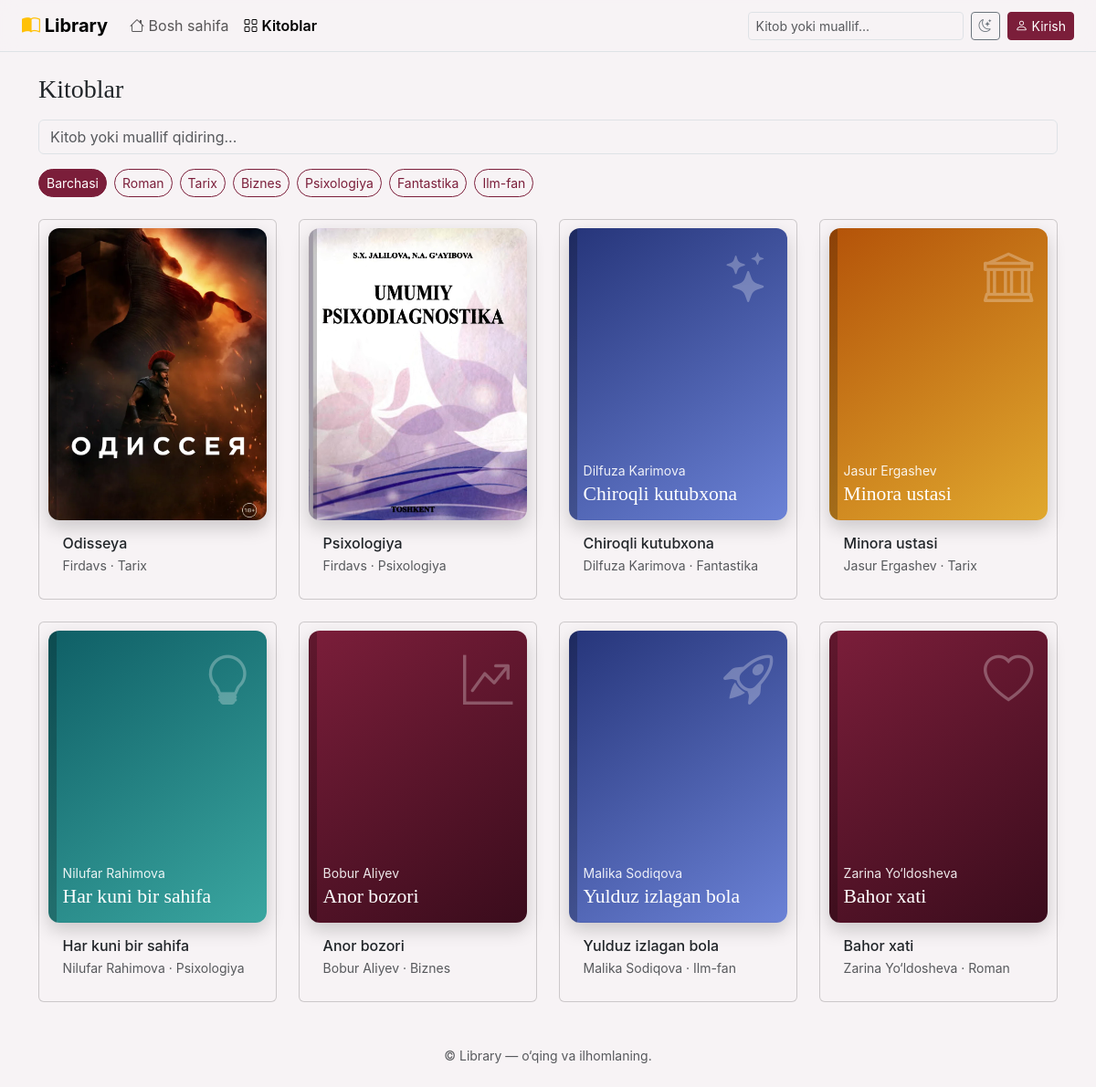
The page /books/ on the database its author committed.
### main/models.py (models this page shows, shortened)
class Genre(models.Model):
    slug = models.CharField(max_length=50, unique=True)
    name = models.CharField(max_length=100)
    ICONS = {'roman': 'bi-heart', 'tarix': 'bi-bank', 'biznes': 'bi-graph-up-arrow',
             'psixologiya': 'bi-lightbulb', 'fantastika': 'bi-stars', 'ilm': 'bi-rocket-takeoff'}
    @property
    def icon(self):
        return self.ICONS.get(self.slug, 'bi-book')

class Book(models.Model):
    title = models.CharField(max_length=200)
    author = models.CharField(max_length=150)
    genre = models.ForeignKey(Genre, on_delete=models.CASCADE, related_name='books')
    year = models.IntegerField(null=True, blank=True)
    pages = models.IntegerField(null=True, blank=True)
    rating = models.DecimalField(max_digits=2, decimal_places=1, default=0)
    description = models.TextField(blank=True)
    cover_color = models.SmallIntegerField(default=1)
    cover_url = models.URLField(max_length=500, blank=True)
    created_by = models.ForeignKey(User, on_delete=models.SET_NULL, null=True, blank=True)
    created_at = models.DateTimeField(auto_now_add=True)
    updated_at = models.DateTimeField(auto_now=True)
    cover_url = models.ImageField(upload_to='images/', blank=True)
    class Meta:
        ordering = ['-created_at']

### main/views.py (the view)
# urls.py: path('books/', views.books, name='books'),
def books(request):
    return render(request, 'books.html', {
        'books': Book.objects.select_related('genre'), 'genres': Genre.objects.all(),
        'q': request.GET.get('q', ''),
    })

### templates/books.html (shortened to what this page needs)
{% extends "base.html" %}
{% block content %}
  <h1 class="h3 mb-3">Kitoblar</h1>
  <input class="form-control mb-3" id="search" value="{{ q }}" placeholder="Kitob yoki muallif qidiring...">
  <div class="d-flex flex-wrap gap-2 mb-4" id="chips">
    <button class="btn btn-sm rounded-pill btn-primary" data-filter="all">Barchasi</button>
    {% for g in genres %}<button class="btn btn-sm rounded-pill btn-outline-primary" data-filter="{{ g.slug }}">{{ g.name }}</button>{% endfor %}
  </div>
  <div class="row g-4" id="list">{% for b in books %}{% include "_card.html" %}{% endfor %}</div>
{% endblock %}

### templates/base.html (shortened to what this page needs)
{% load static %}<!doctype html>
<html lang="uz">
<head>
  <link rel="stylesheet" href="{% static 'vendor/bootstrap.min.css' %}">
  <link rel="stylesheet" href="{% static 'vendor/icons/bootstrap-icons.min.css' %}">
  <link rel="stylesheet" href="{% static 'css/style.css' %}">
</head>
<body>
{% block body %}
  <nav class="navbar navbar-expand-md sticky-top glass">
    <div class="container-fluid px-4">
      <a class="navbar-brand fw-bold" href="{% url 'index' %}"><i class="bi bi-book-half text-warning"></i> Library</a>
      <div class="collapse navbar-collapse" id="menu">
        <ul class="navbar-nav me-auto">
          <li class="nav-item"><a class="nav-link {% if request.resolver_match.url_name == 'index' %}active fw-semibold{% endif %}" href="{% url 'index' %}"><i class="bi bi-house"></i> Bosh sahifa</a></li>
          <li class="nav-item"><a class="nav-link {% if request.resolver_match.url_name in 'books book read' %}active fw-semibold{% endif %}" href="{% url 'books' %}"><i class="bi bi-grid"></i> Kitoblar</a></li>
        </ul>
        <form action="{% url 'books' %}" class="d-flex me-2"><input class="form-control form-control-sm" name="q" placeholder="Kitob yoki muallif..."></form>
        <button class="btn btn-sm btn-outline-secondary" id="theme" aria-label="Rejim"><i class="bi bi-moon-stars"></i></button>
        {% if user.is_authenticated %}
        <div class="dropdown ms-2">
          <button class="btn btn-sm btn-primary dropdown-toggle" data-bs-toggle="dropdown"><i class="bi bi-person"></i> {{ user.first_name|default:user.username }}</button>
          <ul class="dropdown-menu dropdown-menu-end">
            {% if user.is_staff %}<li><a class="dropdown-item" href="/admin/"><i class="bi bi-gear"></i> Admin panel</a></li>{% endif %}
            <li><a class="dropdown-item" href="{% url 'logout' %}"><i class="bi bi-box-arrow-right"></i> Chiqish</a></li>
          </ul>
        </div>
        {% else %}
        <a class="btn btn-sm btn-primary ms-2" href="{% url 'login' %}"><i class="bi bi-person"></i> Kirish</a>
        {% endif %}
      </div>
    </div>
  </nav>
  <main class="container py-4 page-in">{% block content %}{% endblock %}</main>
  <footer class="text-center text-body-secondary small py-4">© Library — o‘qing va ilhomlaning.</footer>
{% endblock %}
</body>
</html>

### templates/_card.html
<div class="col-6 col-md-4 col-lg-3 reveal" style="--i:{{ forloop.counter0 }}" data-genre="{{ b.genre.slug }}">
  <a href="{% url 'book' b.pk %}" class="card book-card h-100 text-decoration-none">
    {% include "_cover.html" with book=b extra="" %}
    <div class="card-body">
      <h6 class="card-title mb-1">{{ b.title }}</h6>
      <p class="small text-body-secondary mb-0">{{ b.author }} · {{ b.genre.name }}</p>
    </div>
  </a>
</div>

### templates/_cover.html
<div class="cover {% if not book.cover_url %}cv{{ book.cover_color }}{% endif %} {{ extra }}"{% if book.cover_url %} style="background-image:url('{{ book.cover_url.url }}')"{% endif %}>
  {% if not book.cover_url %}<i class="bi {{ book.genre.icon }} cover-icon"></i><small>{{ book.author }}</small><strong>{{ book.title }}</strong>{% endif %}
</div>

### static/css/style.css (style rules this page uses)
:root { --lib-accent: #7b1e3a; --lib-accent-dark: #5e162c; --lib-gold: #d4a73c; --bs-body-bg: #f7f3f5; --bs-link-color: var(--lib-accent); --bs-link-hover-color: var(--lib-accent-dark); }
body { font-family: Inter, system-ui, -apple-system, "Segoe UI", sans-serif; }
h1, h2, h3, h4, .paper { font-family: Georgia, serif; }
.btn-primary { --bs-btn-bg: var(--lib-accent); --bs-btn-border-color: var(--lib-accent); --bs-btn-hover-bg: var(--lib-accent-dark); --bs-btn-hover-border-color: var(--lib-accent-dark); --bs-btn-active-bg: var(--lib-accent-dark); --bs-btn-active-border-color: var(--lib-accent-dark); --bs-btn-disabled-bg: var(--lib-accent); --bs-btn-disabled-border-color: var(--lib-accent); }
.btn-outline-primary { --bs-btn-color: var(--lib-accent); --bs-btn-border-color: var(--lib-accent); --bs-btn-hover-bg: var(--lib-accent); --bs-btn-hover-border-color: var(--lib-accent); --bs-btn-active-bg: var(--lib-accent); --bs-btn-active-border-color: var(--lib-accent); }
.glass { background: color-mix(in srgb, var(--bs-body-bg) 85%, transparent); backdrop-filter: blur(10px); border-bottom: 1px solid var(--bs-border-color); }
.cover { position: relative; overflow: hidden; aspect-ratio: 3 / 4; border-radius: .75rem; display: flex; flex-direction: column; justify-content: flex-end; gap: 4px; padding: 16px; color: #fff; background: center / cover linear-gradient(145deg, #7b1e3a, #3a0c1c); box-shadow: 0 8px 20px rgba(0, 0, 0, .18); }
.cover::before { content: ""; position: absolute; inset: 0 auto 0 0; width: 9px; background: rgba(0, 0, 0, .22); }
.cv2 { background-image: linear-gradient(145deg, #b45309, #e0a82e); }
.cv3 { background-image: linear-gradient(145deg, #0f5f66, #3aa6a0); }
.cv4 { background-image: linear-gradient(145deg, #26357a, #6b82d6); }
.cover-icon { position: absolute; top: 14px; right: 16px; font-size: 3.4rem; opacity: .28; }
.cover small { opacity: .9; }
.cover strong { font: 1.35rem/1.1 Georgia, serif; }
.book-card { padding: .6rem; transition: transform .25s, box-shadow .25s; }
.book-card .cover { transition: transform .35s; }
.reveal { opacity: 0; transform: translateY(26px); transition: opacity .6s ease, transform .6s ease; transition-delay: calc(var(--i, 0) * 80ms); }
.reveal.show { opacity: 1; transform: none; }
.page-in { animation: fadeUp .6s ease both; }

### rows shown on the page
Genre: name "Roman"
Genre: name "Tarix"
Genre: name "Biznes"
Genre: name "Psixologiya"
Genre: name "Fantastika"
Genre: name "Ilm-fan"
Book: cover_url (picture), title "Odisseya", author "Firdavs", genre.name "Tarix"
Book: cover_url (picture), title "Psixologiya", author "Firdavs", genre.name "Psixologiya"
Book: author "Dilfuza Karimova", title "Chiroqli kutubxona", genre.name "Fantastika"
Book: author "Jasur Ergashev", title "Minora ustasi", genre.name "Tarix"
Book: author "Nilufar Rahimova", title "Har kuni bir sahifa", genre.name "Psixologiya"
Book: author "Bobur Aliyev", title "Anor bozori", genre.name "Biznes"
Book: author "Malika Sodiqova", title "Yulduz izlagan bola", genre.name "Ilm-fan"
Book: author "Zarina Yo‘ldosheva", title "Bahor xati", genre.name "Roman"
